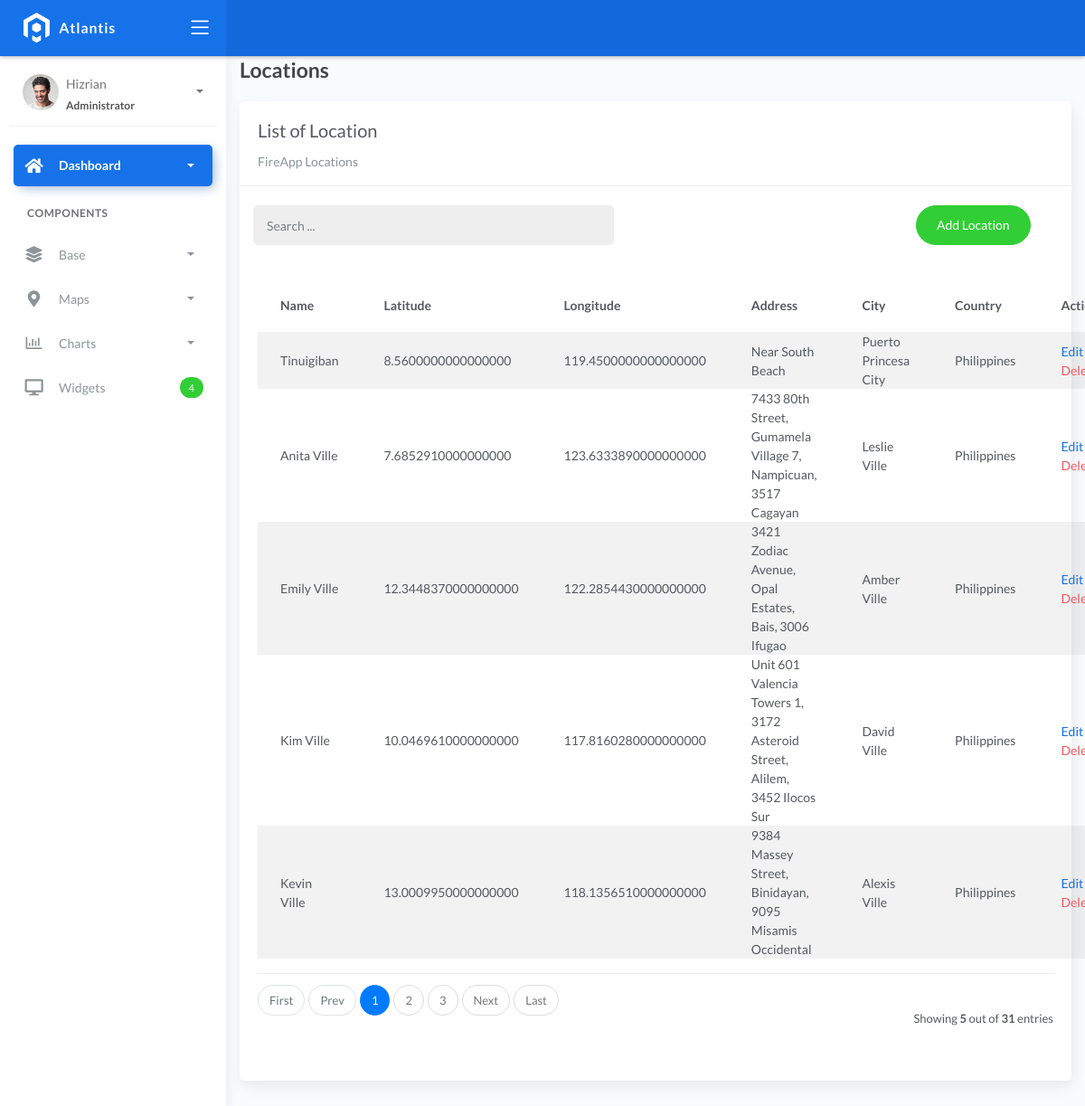
Before: /locationlist with the older database file.
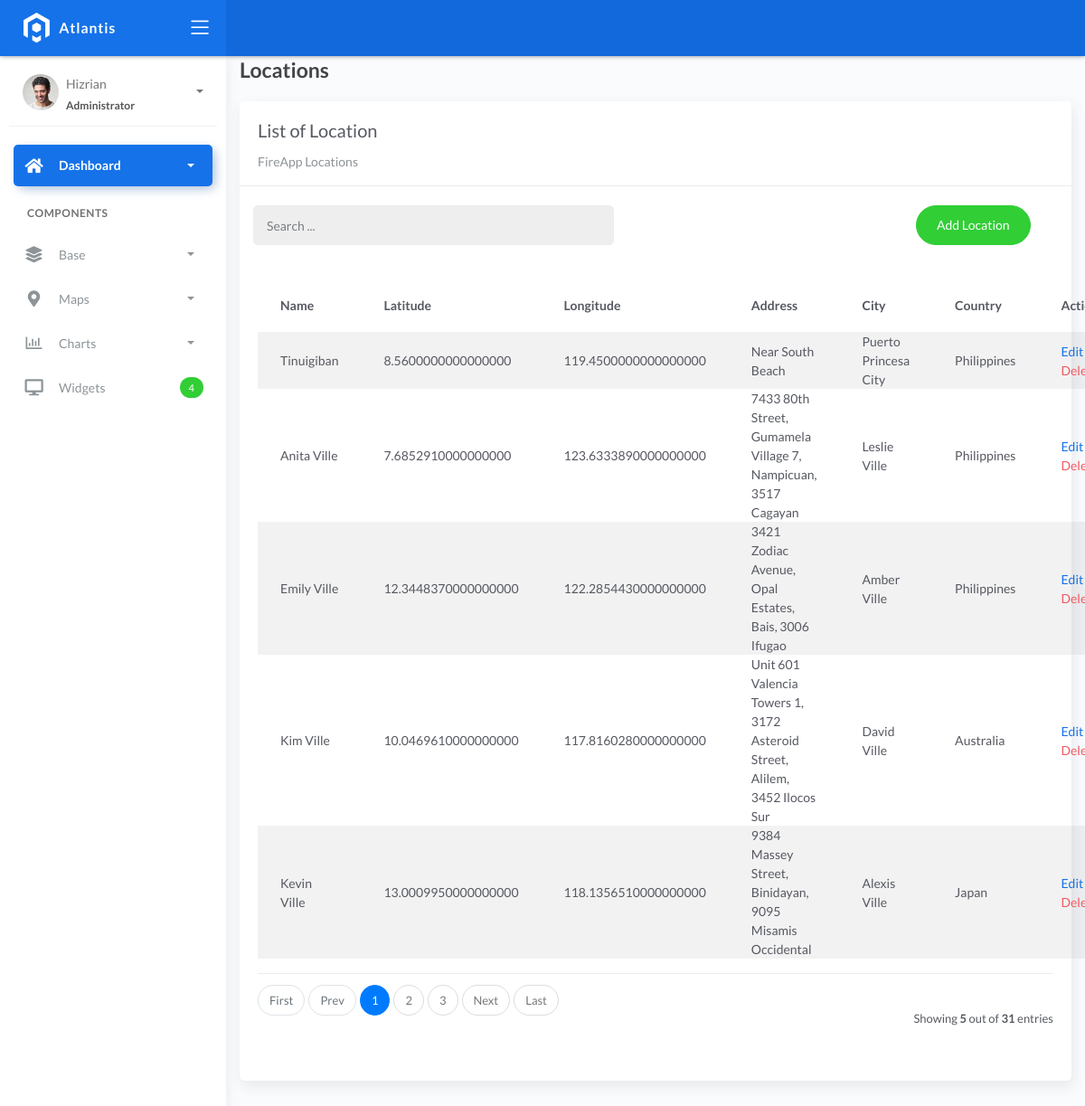
After: the same page with the newer database file.
### fire/models.py (models this page shows, shortened)
class BaseModel(models.Model):
    created_at = models.DateTimeField(auto_now_add=True, db_index=True)
    updated_at = models.DateTimeField(auto_now=True)
    class Meta:
        abstract = True

class Locations(BaseModel):
    name = models.CharField(max_length=150)
    latitude = models.DecimalField(
        max_digits=22, decimal_places=16, null=True, blank=True)
    longitude = models.DecimalField(
        max_digits=22, decimal_places=16, null=True, blank=True)
    address = models.CharField(max_length=150)
    city = models.CharField(max_length=150)  # can be in separate table
    country = models.CharField(max_length=150)  # can be in separate table

### fire/views.py (the view)
# urls.py: path('locationlist', LocationList.as_view(), name='location-list'),
class LocationList(ListView):
    model = Locations
    context_object_name = 'locations'
    template_name = "locationlist.html"
    paginate_by = 5
    def get_queryset(self, *args, **kwargs):
        qs = super(LocationList, self).get_queryset(*args, **kwargs)
        if self.request.GET.get("q") != None:
            query = self.request.GET.get('q')
            qs = qs.filter(Q(name__icontains=query) |
            Q(city__icontains=query) | Q(country__icontains=query))
        return qs

### templates/locationlist.html (shortened to what this page needs)
{% extends 'base.html' %} {% load static %} {% block content %}
<div class="content">
    <div class="container-fluid">
        <h4 class="page-title">Locations</h4>
        <div class="row">
            <div class="col-md-12">
                <div class="card">
                    <div class="card-header">
                        <div class="card-title">List of Location</div>
                        <div class="card-category">FireApp Locations</div>
                    </div>
                    <br>
                        <div class="col-md-12 row">
                            <div class="col-md-6">
                                <form action="" class="navbar-left navbar-form nav-search mr-md-3" action="{% url 'location-list' %}">
                                    <div class="input-group">
                                        <input type="text" placeholder="Search ..." class="form-control" name="q">
                                        <div class="input-group-append">
                                        <span class="input-group-text">
                                        </span>
                                        </div>
                                    </div>
                                </form>
                            </div>
                            <div class="col-md-6">
                                <div class="pull-right">
                                    <a href="{% url 'location-add' %}" class="btn btn-success btn-rounded">Add Location</a>
                                </div>
                            </div>
                        </div>
                    <div class="card-body">
                        <table class="table table-striped mt-3">
                            <thead>
                                <tr>
                                    <th scope="col">Name</th>
                                    <th scope="col">Latitude</th>
                                    <th scope="col">Longitude</th>
                                    <th scope="col">Address</th>
                                    <th scope="col">City</th>
                                    <th scope="col">Country</th>
                                    <th scope="col">Action</th>
                                </tr>
                            </thead>
                            <tbody>
                                {% for object in object_list %}
                                <tr>
                                    <td>{{ object.name }}</td>
                                    <td>{{ object.latitude }}</td>
                                    <td>{{ object.longitude }}</td>
                                    <td>{{ object.address }}</td>
                                    <td>{{ object.city }}</td>
                                    <td>{{ object.country }}</td>
                                    <td>
                                        <a href="locationlist/{{ object.id }}">Edit</a>
                                        <a href="locationlist/{{ object.id }}/delete" class="text-danger">Delete</a>
                                    </td>
                                </tr>
                                {% empty %}
                                <tr>
                                    <td colspan="4" style="text-align: center">
                                    <p class="text-sm font-weight-bold mb-0">No Records Found</p>
                                    </td>
                                </tr>
                                {% endfor %}
                            </tbody>
                        </table>
                        {% include 'includes/pagination.html' %}
                    </div>
                </div>
            </div>
        </div>
    </div>
</div>
{% endblock %}

Changed rows visible on the page:
changed Locations "Kim Ville": country "Philippines" → "Australia"
changed Locations "Kevin Ville": country "Philippines" → "Japan"
